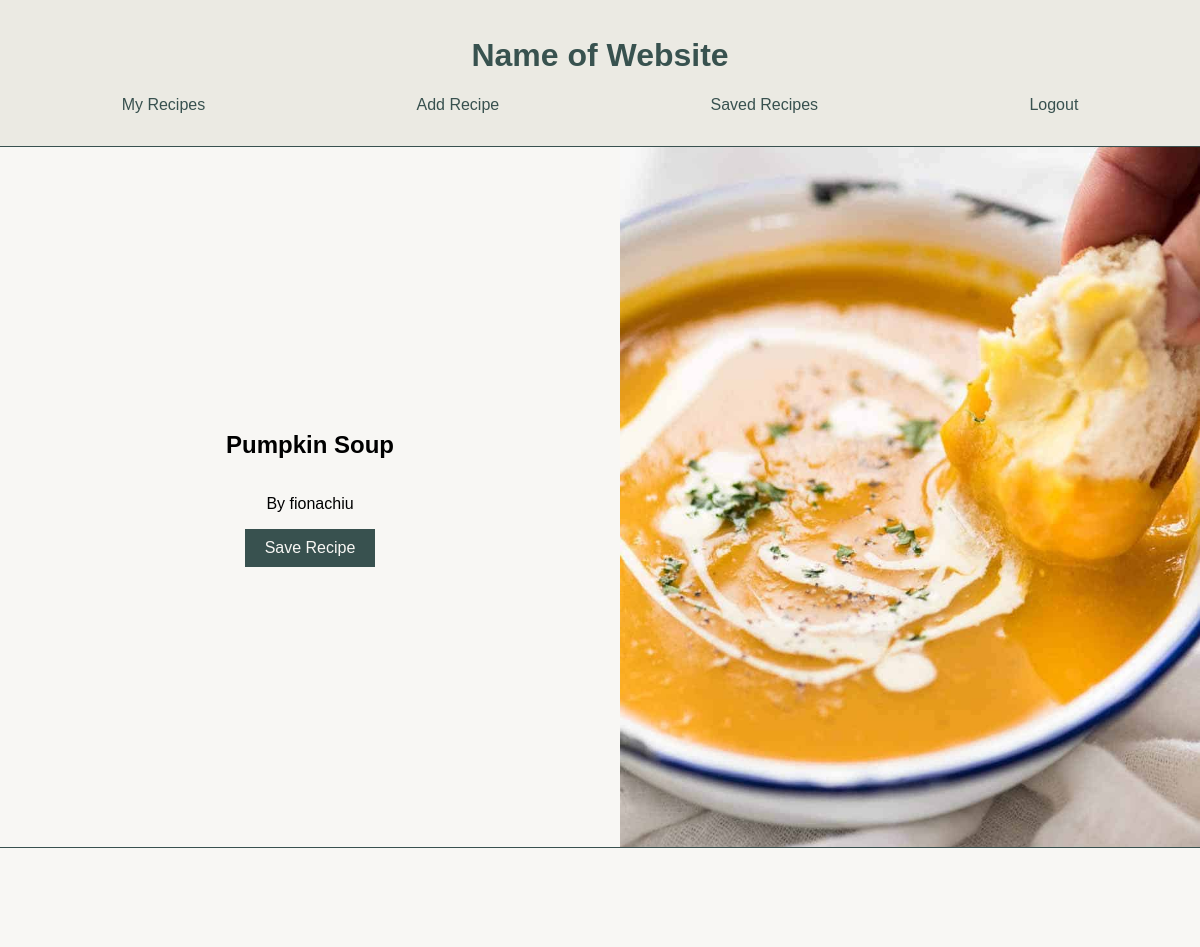
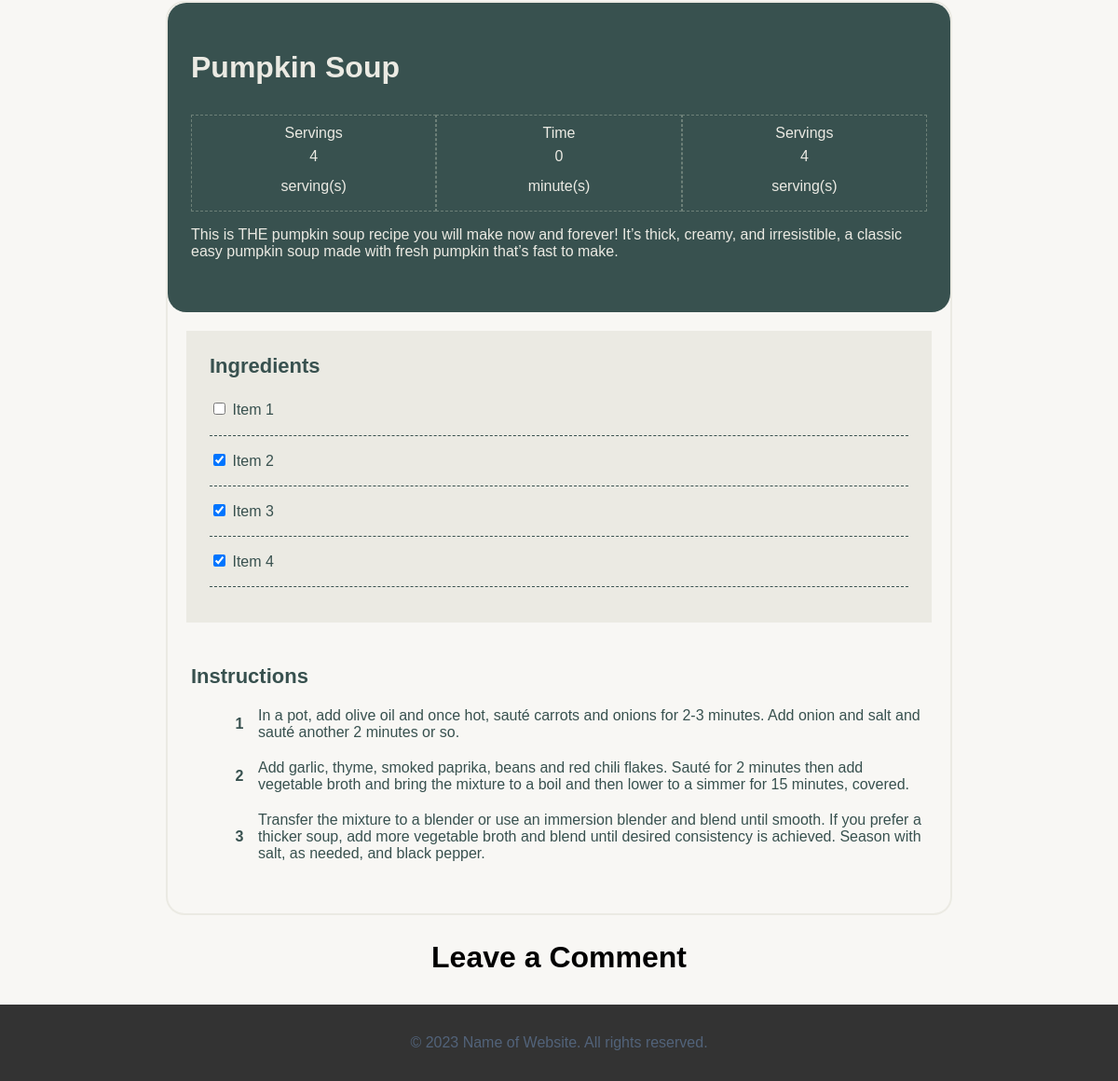
Page /recipe/1185097367 (signed in) on the committed database (2 pictures, top to bottom).
### recipemain/model.py (models this page shows)
class Recipe(db.Model):
    id = db.Column(db.Integer, default=lambda: uuid.uuid4().int >> (128 - 32), primary_key=True)
    title = db.Column(db.String(64), nullable=False)
    description = db.Column(db.Text, nullable=False)
    time = db.Column(db.Integer, nullable=False) # seconds
    persons = db.Column(db.Integer, nullable=False)
    is_saved = db.Column(db.Boolean, default=False)
    user_id = db.Column(db.Integer, db.ForeignKey("user.id"), default=lambda: uuid.uuid4().int >> (128 - 32), nullable=False)
    user = db.relationship('User', back_populates='recipes')
    ingredient_id = db.Column(db.Integer, db.ForeignKey("ingredient.id"), default=lambda: uuid.uuid4().int >> (128 - 32), nullable=False)
    ingredient = db.relationship('Ingredient', back_populates='recipes')
    q_ingredients = db.relationship('Q_Ingredient', back_populates='recipe')
    steps = db.relationship('Step', back_populates='recipe')
    ratings = db.relationship('Rating', back_populates='recipe')
    photos = db.relationship('Photo', back_populates='recipe')

class User(db.Model, UserMixin):
    id = db.Column(db.Integer, default=lambda: uuid.uuid4().int >> (128 - 32), primary_key=True)
    email = db.Column(db.String(128), unique=False, nullable=False)
    name = db.Column(db.String(64), nullable=False)
    password = db.Column(db.String(100), default='')
    recipes = db.relationship('Recipe', back_populates='user')
    ratings = db.relationship('Rating', back_populates='user')
    photos = db.relationship('Photo', back_populates='user')

class Photo(db.Model):
    id = db.Column(db.Integer, default=lambda: uuid.uuid4().int >> (128 - 32), primary_key=True)
    recipe_id = db.Column(db.Integer, db.ForeignKey("recipe.id"), default=lambda: uuid.uuid4().int >> (128 - 32), nullable=False)
    recipe = db.relationship('Recipe', back_populates='photos')
    user_id = db.Column(db.Integer, db.ForeignKey("user.id"), default=lambda: uuid.uuid4().int >> (128 - 32), nullable=False)
    user = db.relationship('User', back_populates='photos')
    file_extension = db.Column(db.String(8), nullable=False)

### recipemain/main.py (the view)
@bp.route('/recipe/<string:recipe_id>')
@flask_login.login_required
def recipe(recipe_id):
    print('recipe_id', recipe_id)
    for recipe in model.Recipe.query.all():
        print(recipe.id)
    recipe = model.Recipe.query.filter_by(id=str(recipe_id)).first()
    if recipe:
        return render_template("main/recipe_info.html", recipe=recipe)
    else:
        abort(400, f"Recipe with id {recipe_id} not found")

### recipemain/__init__.py (called while the page is built)
def create_app(test_config=None):
    app = Flask(__name__)
    app.config["SECRET_KEY"] = "93220d9b340cf9a6c39bac99cce7daf220167498f91fa"
    app.config["SQLALCHEMY_DATABASE_URI"] = "sqlite:///recipemain.db"
    migrate = Migrate(app, db)
    login_manager = LoginManager()
    login_manager.login_view = 'auth.login'
    login_manager.init_app(app)
    from . import model
    @login_manager.user_loader
    def load_user(user_id):
        return db.session.get(model.User, int(user_id))
    from . import main
    from . import auth
    db.init_app(app)
    app.register_blueprint(auth.bp)
    app.register_blueprint(main.bp)
    return app

### recipemain/templates/main/recipe_info.html (shortened to what this page needs)
<body>
    {% extends 'base.html' %}
    {% block content %}
    <div class="recipe-container">
            <div class="recipe-header">
                <div class="left-half">
                    <div class="left-half-content">
                        <h1>{{ recipe.title }}</h1>
                        <p>By {{recipe.user.name}}</p>
                        <form action="{{ url_for('main.save_recipe_post', recipe_id=recipe.id) }}" method="POST" >
                            <button class="save-button" type="submit" name="save">Save Recipe</button>
                        </form>
                    </div>
                </div>
                <div class="right-half">
                    <img class="info-page-img" src="{{ url_for('static', filename='../static/photos/photo-' ~ recipe.photos[0].id ~ '.jpg') }}" height="500">
                </div>
            </div>
            <div class="recipe-content">
                <div class="recipe-content-header">
                    <div class="recipe-content-heading">
                        <h2 id="recipe-content-title">{{recipe.title}}</h2>
                    </div>
                    <div class="recipe-content-details">
                        <div class="detail-items">
                            <div class="detail-items detail-item">
                                <span class="detail-item-label">Servings</span>
                                <span class="detail-item-value">{{ recipe.persons }}</span>
                                <span class="detail-item-units">serving(s)</span>
                            </div>
                            <div class="detail-items detail-item">
                                <span class="detail-item-label">Time</span>
                                <span class="detail-item-value">{{ recipe.time // 60 }}</span>
                                <span class="detail-item-units">minute(s)</span>
                            </div>
                            <div class="detail-items detail-item">
                                <span class="detail-item-label">Servings</span>
                                <span class="detail-item-value">{{ recipe.persons }}</span>
                                <span class="detail-item-units">serving(s)</span>
                            </div>
                        </div>
                        <p class="recipe-content-summary">{{ recipe.description }}</p>
                    </div>
                </div>
                <div class="recipe-content-ingredients">
                    <h2 class="ingredients-title">Ingredients</h2>
                    <div class="ingredients-list">
                        <div class="ingredient-item">
                            <input class="form-check-input" type="checkbox" value="" id="flexCheckDefault">
                            <label class="form-check-label" for="flexCheckDefault">
                              Item 1
                            </label>
                          </div>
                          <div class="ingredient-item">
                            <input class="form-check-input" type="checkbox" value="" id="flexCheckChecked" checked>
                            <label class="form-check-label" for="flexCheckChecked">
                              Item 2
                            </label>
                          </div>
                          <div class="ingredient-item">
                            <input class="form-check-input" type="checkbox" value="" id="flexCheckChecked" checked>
                            <label class="form-check-label" for="flexCheckChecked">
                              Item 3
                            </label>
                          </div>
                          <div class="ingredient-item">
                            <input class="form-check-input" type="checkbox" value="" id="flexCheckChecked" checked>
                            <label class="form-check-label" for="flexCheckChecked">
                              Item 4
                            </label>
                          </div>
                    </div>
                </div>
                <div class="recipe-content-instructions">
                    <h2 class="instructions-title">Instructions</h2>
                    <ul class="instructions-list">
                        <li class="instructions-item">
                            <div class="instruction-text">
                                <span>In a pot, add olive oil and once hot, sauté carrots and onions for 2-3 minutes. Add onion and salt and sauté another 2 minutes or so.</span>
                            </div>
                        </li>
                        <li class="instructions-item">
                            <div class="instruction-text">
                                <span>Add garlic, thyme, smoked paprika, beans and red chili flakes. Sauté for 2 minutes then add vegetable broth and bring the mixture to a boil and then lower to a simmer for 15 minutes, covered.</span>
                            </div>
                        </li>
                        <li class="instructions-item">
                            <div class="instruction-text">
                                <span>Transfer the mixture to a blender or use an immersion blender and blend until smooth. If you prefer a thicker soup, add more vegetable broth and blend until desired consistency is achieved. Season with salt, as needed, and black pepper.</span>
                            </div>
                        </li>
                    </ul>
                </div>
            </div>
            <div class="recipe-comments">
                <h2 class="comments-title">Leave a Comment</h2>
            </div>
    </div>
    {% endblock %}

### recipemain/templates/base.html (shortened to what this page needs)
<!DOCTYPE html>
<html lang="en">
<head>
    <link rel="stylesheet" href="../static/styles.css">
</head>
<body>
    <header>
        <h1>Name of Website</h1>
        <nav>
            <ul>
                <li><a href="{{ url_for('main.my_recipes') }}">My Recipes</a></li>
                {% if current_user.is_authenticated: %}
                <li><a href="{{ url_for('main.new_recipe') }}">Add Recipe</a></li>
                <li><a href="{{ url_for('main.saved_recipes') }}">Saved Recipes</a></li>
                <li><a href="{{ url_for('auth.logout') }}">Logout</a></li>
                {% else %}
                    <li><a href="{{ url_for('auth.login') }}">Login</a></li>
                {% endif %}
            </ul>
        </nav>
    </header>
    <main>
        <section class="content">
            {% block content %}{% endblock %}
        </section>
    </main>
    <footer>
        <p>&copy; 2023 Name of Website. All rights reserved.</p>
    </footer>
</body>
</html>

### rows in the picture
Recipe: title "Pumpkin Soup", persons "4", time "0", description "This is THE pumpkin soup recipe you will make now and forever! It’s thick, creamy, and irresistible, a classic easy pumpkin soup made with fresh pumpkin that’s fast to make."
User: user.name "fionachiu"
Photo: id (picture)
